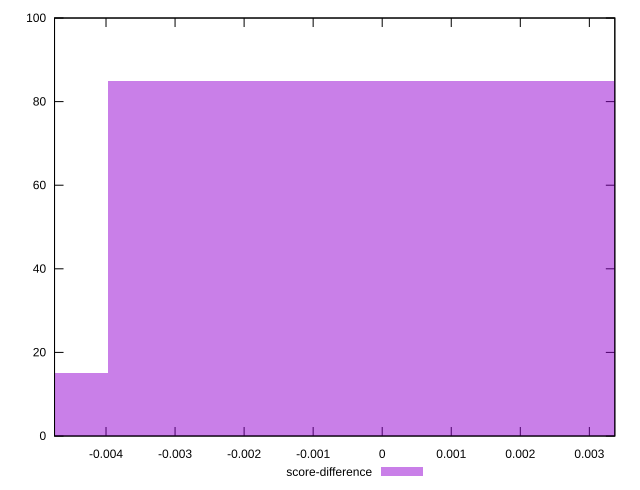

Write gnuplot code to recreate this figure.
reset

$scoreDifference <<EOF
0 85
-0.007952465928483433 15
EOF

set key outside below
set boxwidth 0.007952465928483433
set xrange [-0.004745525868135703:0.0033688810803529368]
set yrange [0:100]
set trange [0:100]
set style fill transparent solid 0.5 noborder
set terminal svg size 640, 490 enhanced background rgb 'white'
set output "report_00008_2021-01-22T20:58:29.167/interactive/samples/pages+cached+noexternal+noimg/score-difference/histogram.svg"

plot $scoreDifference title "score-difference" with boxes

reset
